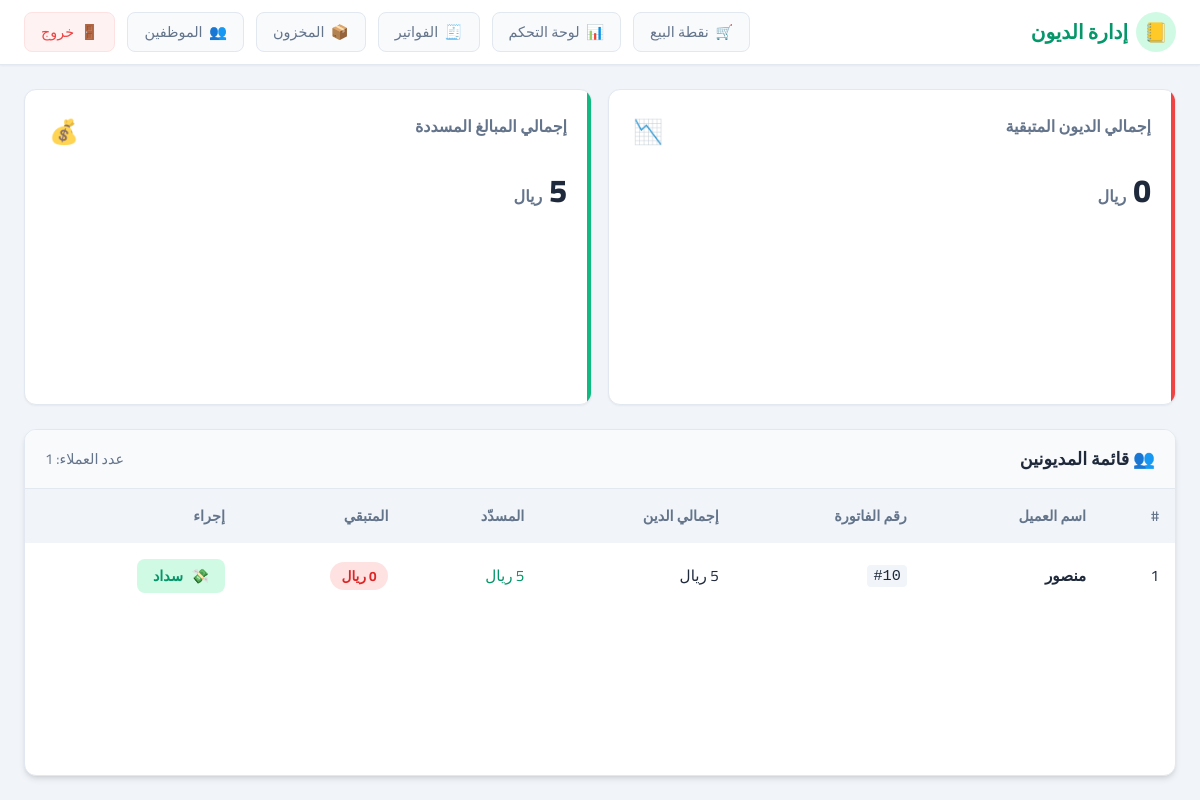
Page /debts/ (signed in) on the committed database.
### store/models.py (models this page shows, shortened)
class Debtor(models.Model):
    name = models.CharField(
        max_length=200,
        verbose_name="اسم المديون",
    )
    phone = models.CharField(
        max_length=20,
        blank=True,
        null=True,
        verbose_name="رقم الجوال",
    )
    notes = models.TextField(
        blank=True,
        null=True,
        verbose_name="ملاحظات",
    )
    class Meta:
        verbose_name = "مديون"
        verbose_name_plural = "المديونون"

### store/views.py (the view)
# urls.py: path("debts/", views.debts_list, name="debts_list"),
@login_required
@user_passes_test(is_manager)
def debts_list(request):
    total_debt_all = Sale.objects.filter(payment_method=Sale.PAYMENT_DEBT).aggregate(t=Sum("total_amount"))["t"] or 0
    total_paid_all = DebtPayment.objects.aggregate(t=Sum("amount"))["t"] or 0
    total_outstanding = total_debt_all - total_paid_all
    sales_subquery = Sale.objects.filter(
        debtor=OuterRef("pk"),
        payment_method=Sale.PAYMENT_DEBT
    ).values("debtor").annotate(
        total=Sum("total_amount")
    ).values("total")
    payments_subquery = DebtPayment.objects.filter(
        debtor=OuterRef("pk")
    ).values("debtor").annotate(
        total=Sum("amount")
    ).values("total")
    debtors = (
        Debtor.objects
        .annotate(
            total_debt=Coalesce(Subquery(sales_subquery), Decimal("0.00")),
            total_paid=Coalesce(Subquery(payments_subquery), Decimal("0.00")),
            last_invoice_id=Max("sales__id", filter=Q(sales__payment_method=Sale.PAYMENT_DEBT)),
        )
        .annotate(remaining=F("total_debt") - F("total_paid"))
        .filter(total_debt__gt=0)
        .order_by("-remaining", "name")
    )
    context = {
        "debtors": debtors,
        "total_outstanding": total_outstanding,
        "total_paid": total_paid_all,
    }
    return render(request, "store/debts_list.html", context)

### store/views.py (called while the page is built)
def is_manager(user):
    return user.is_superuser

### store/templates/store/debts_list.html (shortened to what this page needs)
{% load static %}
<!DOCTYPE html>
<html lang="ar" dir="rtl">
<head>
</head>
<body>
    <header class="header">
        <div class="brand">
            <div class="brand-icon">📒</div>
            <span>إدارة الديون</span>
        </div>
        <nav class="nav-actions">
            <a href="{% url 'store:pos' %}" class="btn-nav">
                <span>🛒</span> <span>نقطة البيع</span>
            </a>
            {% if request.user.is_superuser %}
            <a href="{% url 'store:dashboard' %}" class="btn-nav">
                <span>📊</span> <span>لوحة التحكم</span>
            </a>
            <a href="{% url 'store:sales_list' %}" class="btn-nav">
                <span>🧾</span> <span>الفواتير</span>
            </a>
            <a href="{% url 'store:inventory_list' %}" class="btn-nav">
                <span>📦</span> <span>المخزون</span>
            </a>
            <a href="{% url 'store:employee_list' %}" class="btn-nav">
                <span>👥</span> <span>الموظفين</span>
            </a>
            {% endif %}
            <a href="{% url 'store:logout' %}" class="btn-nav" style="color: #ef4444; border-color: #fee2e2; background: #fef2f2;">
                <span>🚪</span> <span>خروج</span>
            </a>
        </nav>
    </header>
    <main class="main-container">
        <div class="metrics-grid">
            <div class="metric-card debt">
                <div class="metric-header">
                    <div class="metric-label">إجمالي الديون المتبقية</div>
                    <div class="metric-icon">📉</div>
                </div>
                <div class="metric-value">
                    {{ total_outstanding|default:"0" }} <span class="metric-unit">ريال</span>
                </div>
            </div>
            <div class="metric-card paid">
                <div class="metric-header">
                    <div class="metric-label">إجمالي المبالغ المسددة</div>
                    <div class="metric-icon">💰</div>
                </div>
                <div class="metric-value">
                    {{ total_paid|default:"0" }} <span class="metric-unit">ريال</span>
                </div>
            </div>
        </div>
        <div class="card">
            <div class="card-header">
                <div class="card-title">👥 قائمة المديونين</div>
                <div style="font-size: 0.9rem; color: var(--text-muted);">
                    عدد العملاء: {{ debtors|length }}
                </div>
            </div>
            <div class="table-container">
                {% if debtors %}
                <table>
                    <thead>
                        <tr>
                            <th>#</th>
                            <th>اسم العميل</th>
                            <th>رقم الفاتورة</th>
                            <th>إجمالي الدين</th>
                            <th>المسدّد</th>
                            <th>المتبقي</th>
                            <th>إجراء</th>
                        </tr>
                    </thead>
                    <tbody>
                        {% for d in debtors %}
                        <tr>
                            <td>{{ forloop.counter }}</td>
                            <td style="font-weight: 600;">{{ d.name }}</td>
                            <td>
                                {% if d.last_invoice_id %}
                                <span style="font-family: monospace; background: #f1f5f9; padding: 2px 6px; border-radius: 4px;">#{{ d.last_invoice_id }}</span>
                                {% else %}
                                -
                                {% endif %}
                            </td>
                            <td>{{ d.total_debt }} ريال</td>
                            <td style="color: var(--primary-dark);">{{ d.total_paid }} ريال</td>
                            <td>
                                <span class="badge-remaining">
                                    {{ d.remaining }} ريال
                                </span>
                            </td>
                            <td>
                                <a href="{% url 'store:debt_pay' d.id %}" class="btn-action">
                                    <span>💸</span> سداد
                                </a>
                            </td>
                        </tr>
                        {% endfor %}
                    </tbody>
                </table>
                {% else %}
                <div class="empty-state">
                    <div class="empty-icon">📝</div>
                    <h3>لا توجد ديون مسجلة</h3>
                    <p>عند تسجيل عملية بيع بطريقة الدفع "دين" سيظهر العملاء هنا.</p>
                </div>
                {% endif %}
            </div>
        </div>
    </main>
</body>
</html>

### store/templates/store/debts_list.html (style rules this page uses)
:root { --primary: #10b981; --primary-dark: #059669; --primary-light: #d1fae5; --secondary: #64748b; --bg-body: #f1f5f9; --bg-card: #ffffff; --text-main: #1e293b; --text-muted: #64748b; --border: #e2e8f0; --danger: #ef4444; --warning: #f59e0b; --info: #3b82f6; --shadow-sm: 0 1px 2px 0 rgb(0 0 0 / 0.05); --shadow-md: 0 4px 6px -1px rgb(0 0 0 / 0.1), 0 2px 4px -2px rgb(0 0 0 / 0.1); --radius: 0.75rem; }
* { box-sizing: border-box; margin: 0; padding: 0; }
body { font-family: 'Cairo', sans-serif; background-color: var(--bg-body); color: var(--text-main); line-height: 1.5; min-height: 100vh; display: flex; flex-direction: column; }
.header { background: var(--bg-card); border-bottom: 1px solid var(--border); padding: 0.75rem 1.5rem; display: flex; justify-content: space-between; align-items: center; position: sticky; top: 0; z-index: 50; box-shadow: var(--shadow-sm); }
.brand { display: flex; align-items: center; gap: 0.5rem; font-weight: 800; font-size: 1.25rem; color: var(--primary-dark); }
.brand-icon { background: var(--primary-light); color: var(--primary-dark); width: 40px; height: 40px; display: flex; align-items: center; justify-content: center; border-radius: 50%; font-size: 1.2rem; }
.nav-actions { display: flex; gap: 0.75rem; }
.btn-nav { text-decoration: none; color: var(--text-muted); font-size: 0.9rem; padding: 0.5rem 1rem; border-radius: 0.5rem; background: #f8fafc; border: 1px solid var(--border); transition: all 0.2s; display: inline-flex; align-items: center; gap: 0.4rem; }
.main-container { flex: 1; max-width: 1400px; margin: 0 auto; width: 100%; padding: 1.5rem; display: grid; grid-template-columns: 1fr; gap: 1.5rem; }
.metrics-grid { display: grid; grid-template-columns: repeat(auto-fit, minmax(300px, 1fr)); gap: 1rem; }
.metric-card { background: var(--bg-card); border-radius: var(--radius); padding: 1.5rem; box-shadow: var(--shadow-sm); border: 1px solid var(--border); display: flex; flex-direction: column; position: relative; overflow: hidden; }
.metric-card::after { content: ''; position: absolute; top: 0; right: 0; width: 4px; height: 100%; }
.metric-card.debt::after { background: var(--danger); }
.metric-card.paid::after { background: var(--primary); }
.metric-header { display: flex; justify-content: space-between; align-items: flex-start; margin-bottom: 1rem; }
.metric-label { font-size: 1rem; color: var(--text-muted); font-weight: 600; }
.metric-icon { font-size: 1.5rem; opacity: 0.8; }
.metric-value { font-size: 2rem; font-weight: 800; color: var(--text-main); }
.metric-unit { font-size: 1rem; font-weight: 600; color: var(--text-muted); }
.card { background: var(--bg-card); border-radius: var(--radius); box-shadow: var(--shadow-md); border: 1px solid var(--border); overflow: hidden; display: flex; flex-direction: column; }
.card-header { padding: 1rem 1.25rem; border-bottom: 1px solid var(--border); background: #f8fafc; display: flex; justify-content: space-between; align-items: center; flex-wrap: wrap; gap: 0.5rem; }
.card-title { font-weight: 700; font-size: 1.1rem; display: flex; align-items: center; gap: 0.5rem; }
.table-container { overflow-x: auto; }
table { width: 100%; border-collapse: collapse; font-size: 0.95rem; }
th { background: #f1f5f9; padding: 1rem; text-align: right; font-weight: 600; color: var(--text-muted); font-size: 0.9rem; white-space: nowrap; }
td { padding: 1rem; border-bottom: 1px solid var(--border); vertical-align: middle; }
tr:last-child td { border-bottom: none; }
.badge-remaining { display: inline-flex; align-items: center; padding: 0.25rem 0.75rem; border-radius: 999px; font-size: 0.85rem; font-weight: 700; background: #fee2e2; color: #dc2626; }
.btn-action { display: inline-flex; align-items: center; gap: 0.5rem; padding: 0.4rem 1rem; background: var(--primary-light); color: var(--primary-dark); border-radius: 0.5rem; text-decoration: none; font-weight: 600; font-size: 0.9rem; transition: all 0.2s; }

### rows in the picture
Debtor: name "منصور", last_invoice_id "10", remaining "0"

### other values in the picture
{{ debtors|length }} "1"
